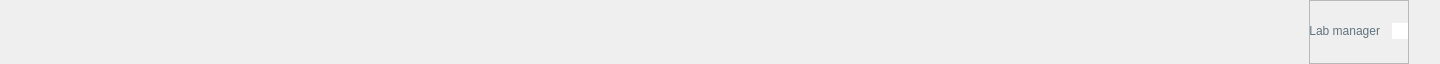
   <widget class="QFrame" name="frame">
    <property name="geometry">
     <rect>
      <x>0</x>
      <y>0</y>
      <width>1440</width>
      <height>64</height>
     </rect>
    </property>
    <property name="sizePolicy">
     <sizepolicy hsizetype="Fixed" vsizetype="Fixed">
      <horstretch>0</horstretch>
      <verstretch>0</verstretch>
     </sizepolicy>
    </property>
    <property name="minimumSize">
     <size>
      <width>1440</width>
      <height>64</height>
     </size>
    </property>
    <property name="maximumSize">
     <size>
      <width>1440</width>
      <height>64</height>
     </size>
    </property>
    <property name="styleSheet">
     <string notr="true">border-bottom: 1px solid #ECF1F4;


height: 64px;
width: 1440px;</string>
    </property>
    <property name="frameShape">
     <enum>QFrame::NoFrame</enum>
    </property>
    <property name="frameShadow">
     <enum>QFrame::Raised</enum>
    </property>
    <layout class="QHBoxLayout" name="horizontalLayout">
     <property name="spacing">
      <number>0</number>
     </property>
     <property name="leftMargin">
      <number>24</number>
     </property>
     <property name="topMargin">
      <number>0</number>
     </property>
     <property name="rightMargin">
      <number>31</number>
     </property>
     <property name="bottomMargin">
      <number>0</number>
     </property>
     <item>
      <widget class="QLabel" name="logo_label">
       <property name="sizePolicy">
        <sizepolicy hsizetype="Fixed" vsizetype="Fixed">
         <horstretch>0</horstretch>
         <verstretch>0</verstretch>
        </sizepolicy>
       </property>
       <property name="minimumSize">
        <size>
         <width>99</width>
         <height>55</height>
        </size>
       </property>
       <property name="maximumSize">
        <size>
         <width>99</width>
         <height>55</height>
        </size>
       </property>
       <property name="styleSheet">
        <string notr="true">image: url(:/imgs/logo-gazprom-neft.png);
padding-bottom: 8px;
padding-top: 1px;
border: 0px;</string>
       </property>
       <property name="text">
        <string/>
       </property>
       <property name="alignment">
        <set>Qt::AlignLeading|Qt::AlignLeft|Qt::AlignTop</set>
       </property>
      </widget>
     </item>
     <item alignment="Qt::AlignRight">
      <widget class="QFrame" name="frame_2">
       <property name="sizePolicy">
        <sizepolicy hsizetype="Minimum" vsizetype="Minimum">
         <horstretch>0</horstretch>
         <verstretch>0</verstretch>
        </sizepolicy>
       </property>
       <property name="layoutDirection">
        <enum>Qt::LeftToRight</enum>
       </property>
       <property name="frameShape">
        <enum>QFrame::StyledPanel</enum>
       </property>
       <property name="frameShadow">
        <enum>QFrame::Raised</enum>
       </property>
       <layout class="QHBoxLayout" name="horizontalLayout_2">
        <property name="spacing">
         <number>12</number>
        </property>
        <property name="leftMargin">
         <number>0</number>
        </property>
        <property name="topMargin">
         <number>22</number>
        </property>
        <property name="rightMargin">
         <number>0</number>
        </property>
        <property name="bottomMargin">
         <number>28</number>
        </property>
        <item>
         <widget class="QLabel" name="user_label">
          <property name="minimumSize">
           <size>
            <width>70</width>
            <height>16</height>
           </size>
          </property>
          <property name="maximumSize">
           <size>
            <width>70</width>
            <height>16</height>
           </size>
          </property>
          <property name="sizeIncrement">
           <size>
            <width>100</width>
            <height>100</height>
           </size>
          </property>
          <property name="styleSheet">
           <string notr="true">width: 75px;
height: 14px;
border:0px;
font-family: 'Inter';
font-style: normal;
font-weight: 400;
font-size: 12px;
line-height: 110%;
/* identical to box height, or 13px */


/* typo/secondary */

color: rgba(0, 32, 51, 0.6);
padding:0px;
margin:0px;
spacing:0px;</string>
          </property>
          <property name="text">
           <string>Lab manager</string>
          </property>
          <property name="alignment">
           <set>Qt::AlignRight|Qt::AlignTrailing|Qt::AlignVCenter</set>
          </property>
         </widget>
        </item>
        <item alignment="Qt::AlignTop">
         <widget class="QPushButton" name="exit_pushButton">
          <property name="sizePolicy">
           <sizepolicy hsizetype="Fixed" vsizetype="Fixed">
            <horstretch>0</horstretch>
            <verstretch>0</verstretch>
           </sizepolicy>
          </property>
          <property name="minimumSize">
           <size>
            <width>16</width>
            <height>16</height>
           </size>
          </property>
          <property name="maximumSize">
           <size>
            <width>16</width>
            <height>16</height>
           </size>
          </property>
          <property name="styleSheet">
           <string notr="true">#exit_pushButton{


border: 0px;
background: rgb(255, 255, 255);

}
#exit_pushButton::hover{
background: rgb(205, 238, 255);

}

#exit_pushButton::pressed{

border: 4px solid rgb(139, 205, 255);
}</string>
          </property>
          <property name="text">
           <string/>
          </property>
          <property name="icon">
           <iconset resource="resources.qrc">
            <normaloff>:/imgs/IconExit.png</normaloff>:/imgs/IconExit.png</iconset>
          </property>
          <property name="iconSize">
           <size>
            <width>16</width>
            <height>16</height>
           </size>
          </property>
         </widget>
        </item>
       </layout>
      </widget>
     </item>
    </layout>
   </widget>
